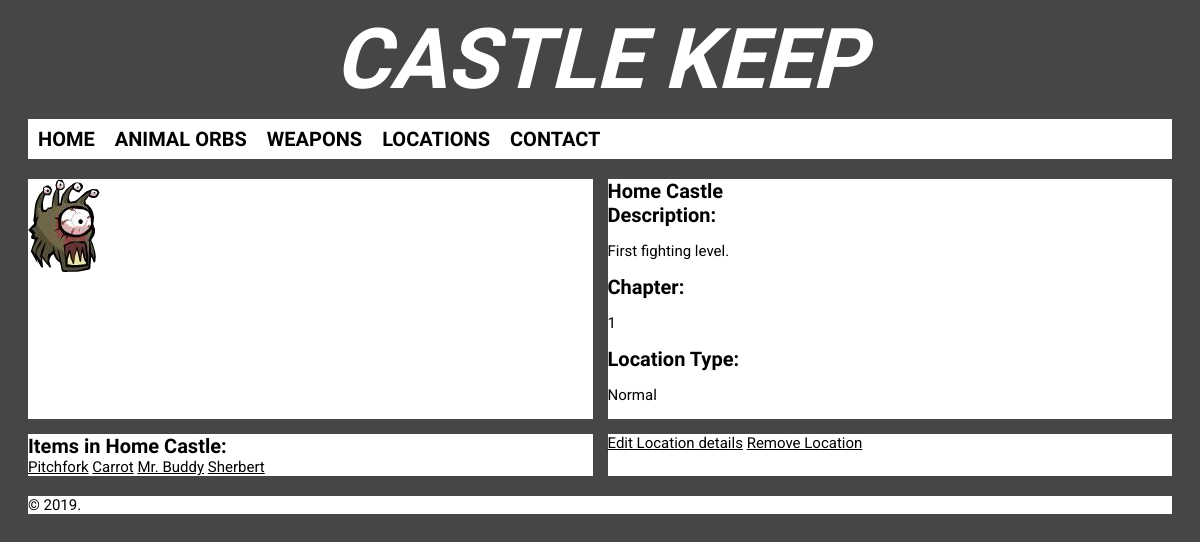
Screenshot of /location/1 with the database file from the repository.
### app/models.py (models this page shows)
class Location(db.Model):
    __tablename__ = 'Location'
    id = db.Column(db.Integer, primary_key=True, nullable=False)
    name = db.Column(db.String(100), nullable=False)
    description = db.Column(db.String(2000))
    chapter = db.Column(db.Integer, nullable=False)
    localeType = db.Column(db.String(10))
    orbLoc = db.relationship('Orb')
    weaponLoc = db.relationship('Weapon')

class Weapon(db.Model):
    __tablename__ = 'Weapon'
    id = db.Column(db.Integer, primary_key=True, nullable=False)
    name = db.Column(db.String(100), nullable=False)
    locationid = db.Column(db.Integer, db.ForeignKey('Location.id'), nullable=False)
    reqItem = db.Column(db.String(2000))
    reqLevel = db.Column(db.Integer, nullable=False)
    mode = db.Column(db.String(10), nullable=False)
    strength = db.Column(db.Integer)
    magic = db.Column(db.Integer)
    defense = db.Column(db.Integer)
    agility = db.Column(db.Integer)
    iceSpecial = db.Column(db.Integer)
    critSpecial = db.Column(db.Integer)
    fireSpecial = db.Column(db.Integer)
    elecSpecial = db.Column(db.Integer)
    poiSpecial = db.Column(db.Integer)
    cost = db.Column(db.Integer)

class Orb(db.Model):
    __tablename__ = 'Orb'
    id = db.Column(db.Integer, primary_key=True, nullable=False)
    name = db.Column(db.String(100), nullable=False)
    locationid = db.Column(db.Integer, db.ForeignKey('Location.id'), nullable=False)
    description = db.Column(db.String(2000))
    cost = db.Column(db.Integer)
    req = db.Column(db.String(1000))
    magicBonus = db.Column(db.Integer)
    strengthBonus = db.Column(db.Integer)
    defenseBonus = db.Column(db.Integer)
    agilityBonus = db.Column(db.Integer)
    xpBonus = db.Column(db.Integer)

### app/routes.py (the view)
@app.route('/location/<id>')
def location_details(id):
    location = Location.query.filter_by(id = id).first()
    return render_template('location_details.html', page_title="Location Details", location=location)

### app/templates/location_details.html
{% extends 'layout.html' %}
{% block content %}
<div class = "location_details">
  <div><img src="/static/locations/{{location.id}}.png" alt="{{location.name}}"></div>
  <div>
    <h2>{{location.name}}</h2>
    <h2>Description:</h2><p>{{location.description}}</p>
    <h2>Chapter:</h2><p>{{location.chapter}}</p>
    <h2>Location Type:</h2><p>{{location.localeType}}<p>
  </div>
  <div>
    <h2>Items in {{location.name}}:</h2>
    {% for weapon in location.weaponLoc %}
      <a href = "/weapon/{{weapon.id}}">{{weapon.name}}</a>
    {% endfor %}
    {% for orb in location.orbLoc %}
      <a href = "/orb/{{orb.id}}">{{orb.name}}</a>
    {% endfor %}
  </div>
  <div>
    <a href = "/edit_location/{{location.id}}">Edit Location details</a>
    <a href = "/remove_location/{{location.id}}">Remove Location</a>
  </div>
</div>
{% endblock %}

### app/static/stylesheets/style.css (style rules this page uses)
html { background-color: #464646; color: #000000; font-family: 'Roboto', sans-serif; font-size: 15px; }
footer, h2 { margin-top: 0px; margin-bottom: 0px; }
h2, li a { font-size: 20px; font-family: 'Oswald', sans-serif; font-weight: bold; }
a:visited, a:link { color: #000000; }
a { margin: 0; }
.location_details { grid-template-columns: 1fr 1fr; display: grid; grid-gap: 15px; margin: 0 20px 20px 20px; }
.location_details > div { background-color: #FFFFFF; width: inherit; }

### rows the page displays
Location: name "Home Castle", description "First fighting level.", chapter "1", localeType "Normal"
Weapon: name "Pitchfork"
Weapon: name "Carrot"
Orb: name "Mr. Buddy"
Orb: name "Sherbert"
